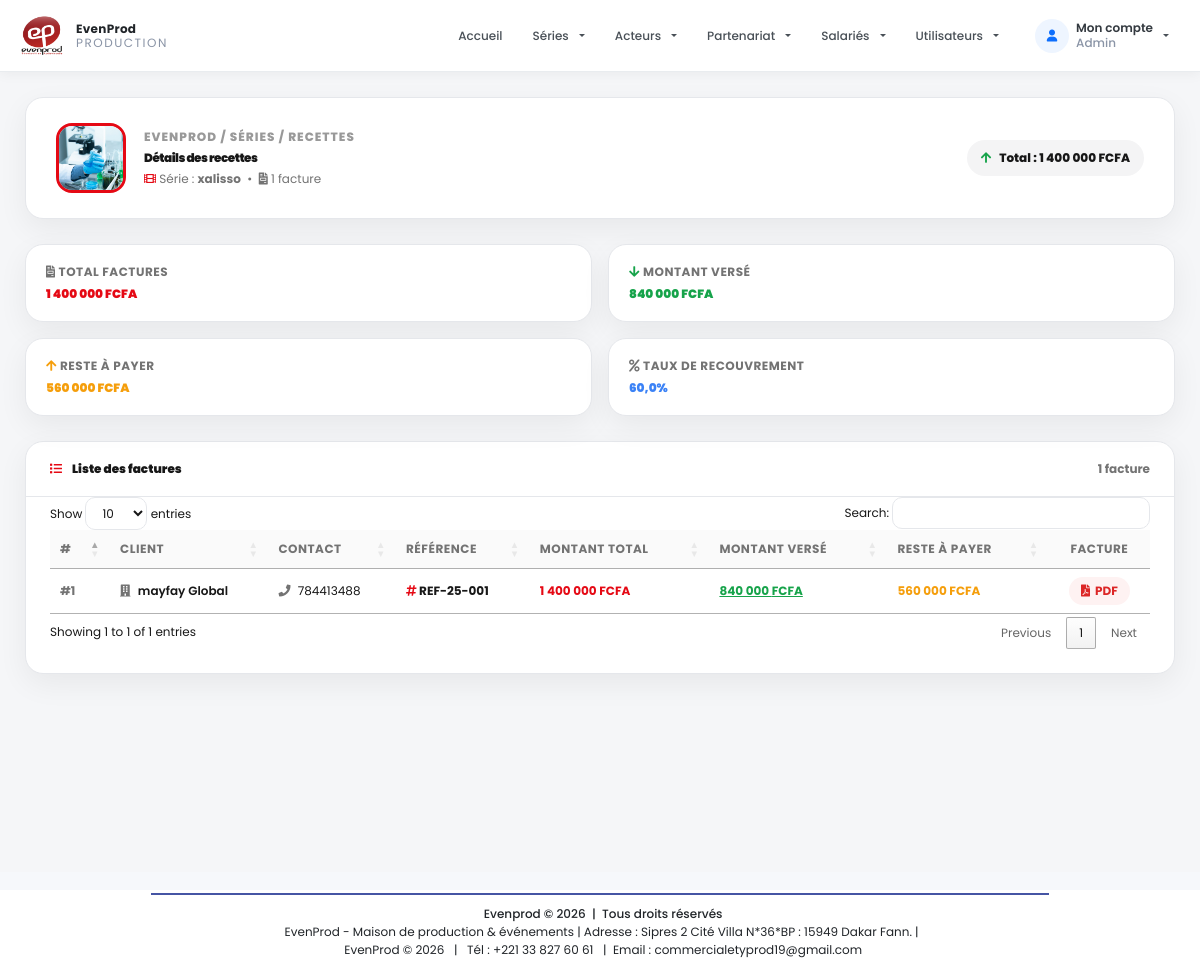
Page /public/appManager/recettes/details_spg.php?id=1 (signed in) on the committed database.
### tables this page shows
CREATE TABLE IF NOT EXISTS `series` (
  `id` int NOT NULL AUTO_INCREMENT,
  `titre` varchar(150) NOT NULL,
  `description` text,
  `logo` varchar(255) DEFAULT NULL,
  `date_sortie` date DEFAULT NULL,
  `type` varchar(100) DEFAULT NULL,
  `budget` decimal(10,0) NOT NULL,
  `transport` decimal(15,2) NOT NULL DEFAULT '0.00',
  `decors` decimal(15,2) NOT NULL DEFAULT '0.00',
  `reglement_acteurs` decimal(15,2) NOT NULL DEFAULT '0.00',
  `accessoires` decimal(15,2) NOT NULL DEFAULT '0.00',
  `hmc` decimal(15,2) NOT NULL DEFAULT '0.00',
  `carburant` decimal(15,2) NOT NULL DEFAULT '0.00',
  `pharmacie` decimal(15,2) NOT NULL DEFAULT '0.00',
  `receptions` decimal(15,2) NOT NULL DEFAULT '0.00',
  `autres_achats` decimal(15,2) NOT NULL DEFAULT '0.00',
  `projet_id` int DEFAULT NULL,
  PRIMARY KEY (`id`),
  KEY `projet_id` (`projet_id`)
);

CREATE TABLE IF NOT EXISTS `factures` (
  `id` int NOT NULL AUTO_INCREMENT,
  `client_id` int NOT NULL,
  `serie_id` int NOT NULL,
  `reference` varchar(50) DEFAULT NULL,
  `date_facture` date NOT NULL,
  `description` text,
  `total` float DEFAULT NULL,
  `type` varchar(60) NOT NULL DEFAULT 'devis',
  `date_validation` date DEFAULT NULL,
  PRIMARY KEY (`id`),
  UNIQUE KEY `reference` (`reference`),
  KEY `client_id` (`client_id`),
  KEY `serie_id` (`serie_id`)
);

CREATE TABLE IF NOT EXISTS `clients` (
  `id` int NOT NULL AUTO_INCREMENT,
  `projet_id` int DEFAULT NULL,
  `nom` varchar(150) NOT NULL,
  `ninea` varchar(255) NOT NULL,
  `contact` varchar(100) DEFAULT NULL,
  `adresse` varchar(255) DEFAULT NULL,
  `email` varchar(150) DEFAULT NULL,
  `logo` varchar(255) DEFAULT NULL,
  `created_at` datetime NOT NULL DEFAULT CURRENT_TIMESTAMP,
  PRIMARY KEY (`id`),
  KEY `projet_id` (`projet_id`)
);

### config/fonction.php (called while the page is built, shortened)
<?php
 function connexionBD()
{
    $host = 'localhost';
    $user = 'root';
    $pass = '';
    $db = 'evenprod_db';
    $connexion = mysqli_connect($host, $user, $pass, $db);
    mysqli_set_charset($connexion, 'utf8mb4');
    return $connexion;
}
$connexion = connexionBD();
function getSerieById($serieId)
{
    global $connexion;
    $serieId = (int) $serieId;
    $sql = "SELECT * FROM series WHERE id = $serieId";
    $res = mysqli_query($connexion, $sql);
    return mysqli_fetch_assoc($res);
}
function getFacturesWithPaiementsBySerie($connexion, $serieId)
{
    $factures = [];
    $sql = 'SELECT f.id, f.description, f.reference, f.total, c.nom, c.ninea, c.contact
            FROM factures f
            JOIN clients c ON f.client_id=c.id
            WHERE f.serie_id = ' . (int) $serieId . " AND f.type = 'facture'";
    $res = $connexion->query($sql);
    if ($res && $res->num_rows > 0) {
        while ($row = $res->fetch_assoc()) {
            $sql2 = 'SELECT SUM(montant) AS total_verse FROM paiements WHERE facture_id = ' . (int) $row['id'];
            $res2 = $connexion->query($sql2);
            $totalVerse = ($res2 && $res2->num_rows > 0) ? $res2->fetch_assoc()['total_verse'] : 0;
            $row['verse'] = (float) $totalVerse;
            $row['reste'] = $row['total'] - $row['verse'];
            $factures[] = $row;
        }
    }
    return $factures;
}
?>

### public/appManager/recettes/details_spg.php (the view, shortened to what this page needs)
<?php
include '../../../config/fonction.php';
$id = $_GET['id'] ?? 0;
$serie = getSerieById($id);
$factures = getFacturesWithPaiementsBySerie($connexion, $id);
$totalMontant = array_sum(array_column($factures, 'total'));
$totalVerser = array_sum(array_column($factures, 'verse'));
$totalReste = array_sum(array_column($factures, 'reste'));
?>
<?php include '../../../includes/header.php'; ?>
<head>
    <link rel="stylesheet" href="https://cdnjs.cloudflare.com/ajax/libs/font-awesome/5.15.4/css/all.min.css">
    <link rel="stylesheet" href="https://cdn.datatables.net/1.13.6/css/jquery.dataTables.min.css">
    <link rel="stylesheet" href="https://cdn.datatables.net/responsive/2.5.0/css/responsive.dataTables.min.css">
</head>
<section class="recettes-page">
    <div class="recettes-container">
        <header class="recettes-header">
            <div class="recettes-header-left">
                <div class="recettes-header-avatar">
                    <?php if (!empty($serie['logo']) && file_exists('../../../uploads/series/' . $serie['logo'])): ?>
                    <img src="../../../uploads/series/<?= htmlspecialchars($serie['logo']) ?>" alt="<?= htmlspecialchars($serie['titre']) ?>">
                    <?php else: ?>
                    <div class="recettes-header-avatar-placeholder">
                        <i class="fas fa-film"></i>
                    </div>
                    <?php endif; ?>
                </div>
                <div>
                    <div class="recettes-breadcrumb">
                        EVENPROD / SÉRIES / RECETTES
                    </div>
                    <h1>Détails des recettes</h1>
                    <p>
                        <i class="fas fa-film" style="color:var(--accent);"></i>
                        Série : <strong><?= htmlspecialchars($serie['titre'] ?? 'Série introuvable') ?></strong>
                        &nbsp;&bull;&nbsp;
                        <i class="fas fa-file-invoice"></i>
                        <?= count($factures) ?> facture<?= count($factures) > 1 ? 's' : '' ?>
                    </p>
                </div>
            </div>
            <div class="header-count">
                <i class="fas fa-arrow-up" style="color:var(--success);"></i>
                Total : <?= number_format($totalMontant, 0, ',', ' ') ?> FCFA
            </div>
        </header>
        <div class="stats-overview">
            <div class="stat-overview-card">
                <div class="label"><i class="fas fa-file-invoice"></i> Total factures</div>
                <div class="value accent"><?= number_format($totalMontant, 0, ',', ' ') ?> FCFA</div>
            </div>
            <div class="stat-overview-card">
                <div class="label"><i class="fas fa-arrow-down" style="color:var(--success);"></i> Montant versé</div>
                <div class="value success"><?= number_format($totalVerser, 0, ',', ' ') ?> FCFA</div>
            </div>
            <div class="stat-overview-card">
                <div class="label"><i class="fas fa-arrow-up" style="color:var(--warning);"></i> Reste à payer</div>
                <div class="value warning"><?= number_format($totalReste, 0, ',', ' ') ?> FCFA</div>
            </div>
            <div class="stat-overview-card">
                <div class="label"><i class="fas fa-percent"></i> Taux de recouvrement</div>
                <div class="value info">
                    <?php
                        $taux = $totalMontant > 0 ? ($totalVerser / $totalMontant) * 100 : 0;
                        echo number_format($taux, 1, ',', ' ') . '%';
                    ?>
                </div>
            </div>
        </div>
        <div class="table-card">
            <div class="table-card-header">
                <h2>
                    <i class="fas fa-list"></i>
                    Liste des factures
                </h2>
                <span><?= count($factures) ?> facture<?= count($factures) > 1 ? 's' : '' ?></span>
            </div>
            <div class="table-responsive">
                <?php if (!empty($factures)): ?>
                <table class="recettes-table" id="factureTable">
                    <thead>
                        <tr>
                            <th>#</th>
                            <th>Client</th>
                            <th>Contact</th>
                            <th>Référence</th>
                            <th>Montant total</th>
                            <th>Montant versé</th>
                            <th>Reste à payer</th>
                            <th style="text-align:center;">Facture</th>
                        </tr>
                    </thead>
                    <tbody>
                        <?php $i = 1; foreach ($factures as $f): ?>
                        <tr>
                            <td data-label="#">
                                <span style="font-weight:700; color:var(--muted);">#<?= $i ?></span>
                            </td>
                            <td data-label="Client">
                                <i class="fas fa-building" style="color:var(--muted); font-size:11px; margin-right:4px;"></i>
                                <span style="font-weight:600;"><?= htmlspecialchars($f['nom']) ?></span>
                            </td>
                            <td data-label="Contact">
                                <i class="fas fa-phone" style="color:var(--muted); font-size:11px; margin-right:4px;"></i>
                                <?= htmlspecialchars($f['contact']) ?>
                            </td>
                            <td data-label="Référence">
                                <span style="font-weight:700; font-size:12px;">
                                    <i class="fas fa-hashtag" style="color:var(--accent); font-size:10px;"></i>
                                    <?= htmlspecialchars($f['reference']) ?>
                                </span>
                            </td>
                            <td data-label="Montant total">
                                <span class="montant-total">
                                    <?= number_format($f['total'], 0, ',', ' ') ?> FCFA
                                </span>
                            </td>
                            <td data-label="Montant versé">
                                <a href="versements.php?id_fact=<?= $f['id'] ?>" class="montant-verse">
                                    <?= number_format($f['verse'], 0, ',', ' ') ?> FCFA
                                </a>
                            </td>
                            <td data-label="Reste à payer">
                                <?php if ($f['reste'] <= 0): ?>
                                <span class="montant-reste zero">
                                    <i class="fas fa-check-circle" style="color:var(--success);"></i>
                                    Payé
                                </span>
                                <?php else: ?>
                                <span class="montant-reste">
                                    <?= number_format($f['reste'], 0, ',', ' ') ?> FCFA
                                </span>
                                <?php endif; ?>
                            </td>
                            <td data-label="Facture" style="text-align:center;">
                                <a href="../facture/facture_pdf.php?id=<?= $f['id'] ?>"
                                   class="badge-pdf" target="_blank">
                                    <i class="fas fa-file-pdf"></i>
                                    PDF
                                </a>
                            </td>
                        </tr>
                        <?php $i++; endforeach; ?>
                    </tbody>
                </table>
                <?php endif; ?>
            </div>
        </div>
    </div>
</section>
<?php include '../../../includes/footer.php'; ?>

### includes/header.php (style rules this page uses)
* { box-sizing: border-box; }
* { font-size: 12px !important; }
body { margin: 0; padding: 0; font-family: 'Poppins', sans-serif; background-color: #f6f8fb; color: #343a40; }

### public/appManager/recettes/details_spg.php (style rules this page uses)
:root { --primary: #171717; --primary-hover: #000; --accent: #e50914; --accent-hover: #b20710; --background: #f5f6f8; --white: #ffffff; --text: #171717; --muted: #737373; --border: #e5e7eb; --success: #16a34a; --danger: #dc2626; --warning: #f59e0b; --info: #3b82f6; --radius: 18px; --shadow: 0 10px 30px rgba(0, 0, 0, .06); }
.recettes-page { min-height: 100vh; background: var(--background); padding: 25px 0 50px; color: var(--text); }
.recettes-container { max-width: 1500px; margin: auto; padding: 0 25px; }
.recettes-header { background: var(--white); border: 1px solid var(--border); border-radius: var(--radius); padding: 25px 30px; margin-bottom: 25px; display: flex; align-items: center; justify-content: space-between; gap: 20px; box-shadow: var(--shadow); }
.recettes-header-left { display: flex; align-items: center; gap: 18px; }
.recettes-header-avatar { width: 70px; height: 70px; flex: 0 0 70px; border-radius: 16px; overflow: hidden; border: 3px solid var(--accent); background: #f4f4f5; }
.recettes-header-avatar img { width: 100%; height: 100%; object-fit: cover; }
.recettes-breadcrumb { font-size: 11px; font-weight: 800; letter-spacing: 1px; color: #999; margin-bottom: 5px; }
.recettes-header h1 { margin: 0; font-size: 25px; font-weight: 900; letter-spacing: -.5px; }
.recettes-header p { margin: 5px 0 0; color: var(--muted); font-size: 14px; }
.header-count { display: inline-flex; align-items: center; gap: 8px; padding: 9px 14px; border-radius: 30px; background: #f4f4f5; font-size: 12px; font-weight: 800; }
.stats-overview { display: grid; grid-template-columns: repeat(4, 1fr); gap: 16px; margin-bottom: 25px; }
.stat-overview-card { background: var(--white); border: 1px solid var(--border); border-radius: var(--radius); padding: 18px 20px; box-shadow: var(--shadow); transition: .3s; }
.stat-overview-card .label { font-size: 10px; font-weight: 700; text-transform: uppercase; letter-spacing: 0.5px; color: var(--muted); }
.stat-overview-card .value { font-size: 20px; font-weight: 900; margin: 4px 0 0; }
.stat-overview-card .value.accent { color: var(--accent); }
.stat-overview-card .value.success { color: var(--success); }
.stat-overview-card .value.warning { color: var(--warning); }
.stat-overview-card .value.info { color: var(--info); }
.table-card { background: var(--white); border: 1px solid var(--border); border-radius: var(--radius); box-shadow: var(--shadow); overflow: hidden; }
.table-card-header { padding: 18px 24px; border-bottom: 1px solid var(--border); display: flex; align-items: center; justify-content: space-between; }
.table-card-header h2 { margin: 0; font-size: 15px; font-weight: 900; display: flex; align-items: center; gap: 10px; }
.table-card-header h2 i { color: var(--accent); }
.table-card-header span { font-size: 12px; color: var(--muted); font-weight: 700; }
.table-responsive { padding: 0 24px 24px; overflow-x: auto; }
.recettes-table { width: 100%; border-collapse: collapse; font-size: 13px; }
.recettes-table thead { background: #fafafa; border-bottom: 2px solid var(--border); }
.recettes-table thead th { padding: 14px 16px; text-align: left; font-size: 10px; font-weight: 800; text-transform: uppercase; letter-spacing: 0.5px; color: var(--muted); }
.recettes-table tbody tr { border-bottom: 1px solid var(--border); transition: background .15s; }
.recettes-table tbody tr:last-child { border-bottom: 0; }
.recettes-table tbody td { padding: 12px 16px; vertical-align: middle; }
.montant-total { font-weight: 700; color: var(--accent); }
.montant-verse { font-weight: 700; color: var(--success); cursor: pointer; text-decoration: underline; transition: .2s; }
.montant-reste { font-weight: 700; color: var(--warning); }
.badge-pdf { display: inline-flex; align-items: center; gap: 5px; padding: 5px 12px; border-radius: 20px; background: #fef2f2; color: var(--danger); font-size: 10px; font-weight: 700; text-decoration: none; transition: .2s; }
.badge-pdf i { font-size: 14px; }
@media (max-width: 1200px) { .stats-overview { grid-template-columns: repeat(2, 1fr); } }

### rows in the picture
series: logo (picture), titre "xalisso"
factures: client.nom "mayfay Global", client.contact "784413488", reference "REF-25-001", total "1 400 000", verse "840 000", reste "560 000"

### other values in the picture
$role "Admin"
count($factures) "1"
$totalMontant "1 400 000"
$totalVerser "840 000"
$totalReste "560 000"
$taux "60,0"
